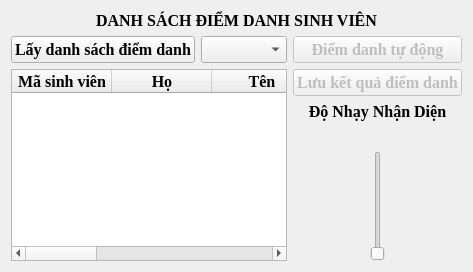
     <widget class="QWidget" name="check_Tab">
      <attribute name="title">
       <string>Điểm danh</string>
      </attribute>
      <layout class="QGridLayout" name="gridLayout_4">
       <item row="1" column="1" rowspan="2">
        <layout class="QVBoxLayout" name="verticalLayout">
         <item>
          <widget class="QPushButton" name="check_Button">
           <property name="enabled">
            <bool>false</bool>
           </property>
           <property name="font">
            <font>
             <family>Times New Roman</family>
             <pointsize>12</pointsize>
             <weight>75</weight>
             <bold>true</bold>
            </font>
           </property>
           <property name="cursor">
            <cursorShape>PointingHandCursor</cursorShape>
           </property>
           <property name="toolTip">
            <string>&lt;html&gt;&lt;head/&gt;&lt;body&gt;&lt;p&gt;Mở camera và điểm danh tự động sinh viên bằng cách nhận diện khuôn mặt&lt;br/&gt;Nhấn ESC để đóng camera&lt;/p&gt;&lt;/body&gt;&lt;/html&gt;</string>
           </property>
           <property name="styleSheet">
            <string notr="true"/>
           </property>
           <property name="text">
            <string>Điểm danh tự động</string>
           </property>
          </widget>
         </item>
         <item>
          <widget class="QPushButton" name="checked_Button">
           <property name="enabled">
            <bool>false</bool>
           </property>
           <property name="font">
            <font>
             <family>Times New Roman</family>
             <pointsize>12</pointsize>
             <weight>75</weight>
             <bold>true</bold>
            </font>
           </property>
           <property name="cursor">
            <cursorShape>PointingHandCursor</cursorShape>
           </property>
           <property name="toolTip">
            <string>&lt;html&gt;&lt;head/&gt;&lt;body&gt;&lt;p&gt;Lưu kết quả điểm danh sinh viên vào tệp Excel đã chọn trước đó&lt;/p&gt;&lt;/body&gt;&lt;/html&gt;</string>
           </property>
           <property name="styleSheet">
            <string notr="true"/>
           </property>
           <property name="text">
            <string>Lưu kết quả điểm danh</string>
           </property>
          </widget>
         </item>
         <item>
          <widget class="QLabel" name="label_lv_check">
           <property name="font">
            <font>
             <family>Times New Roman</family>
             <pointsize>12</pointsize>
             <weight>75</weight>
             <bold>true</bold>
            </font>
           </property>
           <property name="text">
            <string>&lt;html&gt;&lt;head/&gt;&lt;body&gt;&lt;p align=&quot;center&quot;&gt;Độ Nhạy Nhận Diện&lt;/p&gt;&lt;/body&gt;&lt;/html&gt;</string>
           </property>
          </widget>
         </item>
         <item>
          <widget class="QLabel" name="label_check_level">
           <property name="font">
            <font>
             <family>Times New Roman</family>
             <pointsize>12</pointsize>
             <weight>75</weight>
             <bold>true</bold>
            </font>
           </property>
           <property name="text">
            <string/>
           </property>
          </widget>
         </item>
         <item>
          <layout class="QHBoxLayout" name="horizontalLayout">
           <item>
            <widget class="QSlider" name="verticalSlider">
             <property name="cursor">
              <cursorShape>PointingHandCursor</cursorShape>
             </property>
             <property name="toolTip">
              <string>&lt;html&gt;&lt;head/&gt;&lt;body&gt;&lt;p&gt;Di chuyển thanh trượt để thay đổi độ nhạy nhận diện trước khi điểm danh sinh viên&lt;/p&gt;&lt;/body&gt;&lt;/html&gt;</string>
             </property>
             <property name="styleSheet">
              <string notr="true"/>
             </property>
             <property name="minimum">
              <number>350</number>
             </property>
             <property name="maximum">
              <number>600</number>
             </property>
             <property name="orientation">
              <enum>Qt::Vertical</enum>
             </property>
            </widget>
           </item>
          </layout>
         </item>
        </layout>
       </item>
       <item row="0" column="0" colspan="2">
        <widget class="QLabel" name="label_7">
         <property name="font">
          <font>
           <family>Times New Roman</family>
           <pointsize>12</pointsize>
           <weight>75</weight>
           <bold>true</bold>
          </font>
         </property>
         <property name="text">
          <string>&lt;html&gt;&lt;head/&gt;&lt;body&gt;&lt;p align=&quot;center&quot;&gt;DANH SÁCH ĐIỂM DANH SINH VIÊN&lt;/p&gt;&lt;/body&gt;&lt;/html&gt;</string>
         </property>
        </widget>
       </item>
       <item row="2" column="0">
        <widget class="QTableWidget" name="table_Student">
         <property name="font">
          <font>
           <family>Times New Roman</family>
           <pointsize>12</pointsize>
           <weight>50</weight>
           <bold>false</bold>
          </font>
         </property>
         <property name="styleSheet">
          <string notr="true"/>
         </property>
         <property name="editTriggers">
          <set>QAbstractItemView::NoEditTriggers</set>
         </property>
         <column>
          <property name="text">
           <string>Mã sinh viên</string>
          </property>
          <property name="font">
           <font>
            <family>Times New Roman</family>
            <pointsize>12</pointsize>
            <weight>75</weight>
            <bold>true</bold>
           </font>
          </property>
         </column>
         <column>
          <property name="text">
           <string>Họ</string>
          </property>
          <property name="font">
           <font>
            <family>Times New Roman</family>
            <pointsize>12</pointsize>
            <weight>75</weight>
            <bold>true</bold>
           </font>
          </property>
         </column>
         <column>
          <property name="text">
           <string>Tên</string>
          </property>
          <property name="font">
           <font>
            <family>Times New Roman</family>
            <pointsize>12</pointsize>
            <weight>75</weight>
            <bold>true</bold>
           </font>
          </property>
         </column>
         <column>
          <property name="text">
           <string>Ngày sinh</string>
          </property>
          <property name="font">
           <font>
            <family>Times New Roman</family>
            <pointsize>12</pointsize>
            <weight>75</weight>
            <bold>true</bold>
           </font>
          </property>
         </column>
         <column>
          <property name="text">
           <string>Tên lớp</string>
          </property>
          <property name="font">
           <font>
            <family>Times New Roman</family>
            <pointsize>12</pointsize>
            <weight>75</weight>
            <bold>true</bold>
           </font>
          </property>
         </column>
         <column>
          <property name="text">
           <string>Kết quả</string>
          </property>
          <property name="font">
           <font>
            <family>Times New Roman</family>
            <pointsize>12</pointsize>
            <weight>75</weight>
            <bold>true</bold>
           </font>
          </property>
         </column>
         <column>
          <property name="text">
           <string>Thời gian</string>
          </property>
          <property name="font">
           <font>
            <family>Times New Roman</family>
            <pointsize>12</pointsize>
            <weight>75</weight>
            <bold>true</bold>
           </font>
          </property>
         </column>
        </widget>
       </item>
       <item row="1" column="0">
        <layout class="QGridLayout" name="gridLayout_2">
         <item row="0" column="0">
          <layout class="QGridLayout" name="gridLayout">
           <item row="1" column="1">
            <widget class="QComboBox" name="camera_comboBox">
             <property name="font">
              <font>
               <family>Times New Roman</family>
               <pointsize>12</pointsize>
               <weight>75</weight>
               <italic>false</italic>
               <bold>true</bold>
              </font>
             </property>
             <property name="cursor">
              <cursorShape>PointingHandCursor</cursorShape>
             </property>
             <property name="toolTip">
              <string>&lt;html&gt;&lt;head/&gt;&lt;body&gt;&lt;p&gt;Chọn các camera hiện đang được kết nối trong thiết bị&lt;/p&gt;&lt;/body&gt;&lt;/html&gt;</string>
             </property>
             <property name="styleSheet">
              <string notr="true"/>
             </property>
            </widget>
           </item>
           <item row="1" column="0">
            <widget class="QPushButton" name="class_Button">
             <property name="font">
              <font>
               <family>Times New Roman</family>
               <pointsize>12</pointsize>
               <weight>75</weight>
               <bold>true</bold>
              </font>
             </property>
             <property name="cursor">
              <cursorShape>PointingHandCursor</cursorShape>
             </property>
             <property name="toolTip">
              <string>&lt;html&gt;&lt;head/&gt;&lt;body&gt;&lt;p&gt;Ấn để chọn tệp Excel chứa danh sách sinh viên&lt;/p&gt;&lt;/body&gt;&lt;/html&gt;</string>
             </property>
             <property name="styleSheet">
              <string notr="true"/>
             </property>
             <property name="text">
              <string>Lấy danh sách điểm danh</string>
             </property>
            </widget>
           </item>
          </layout>
         </item>
        </layout>
       </item>
      </layout>
     </widget>
